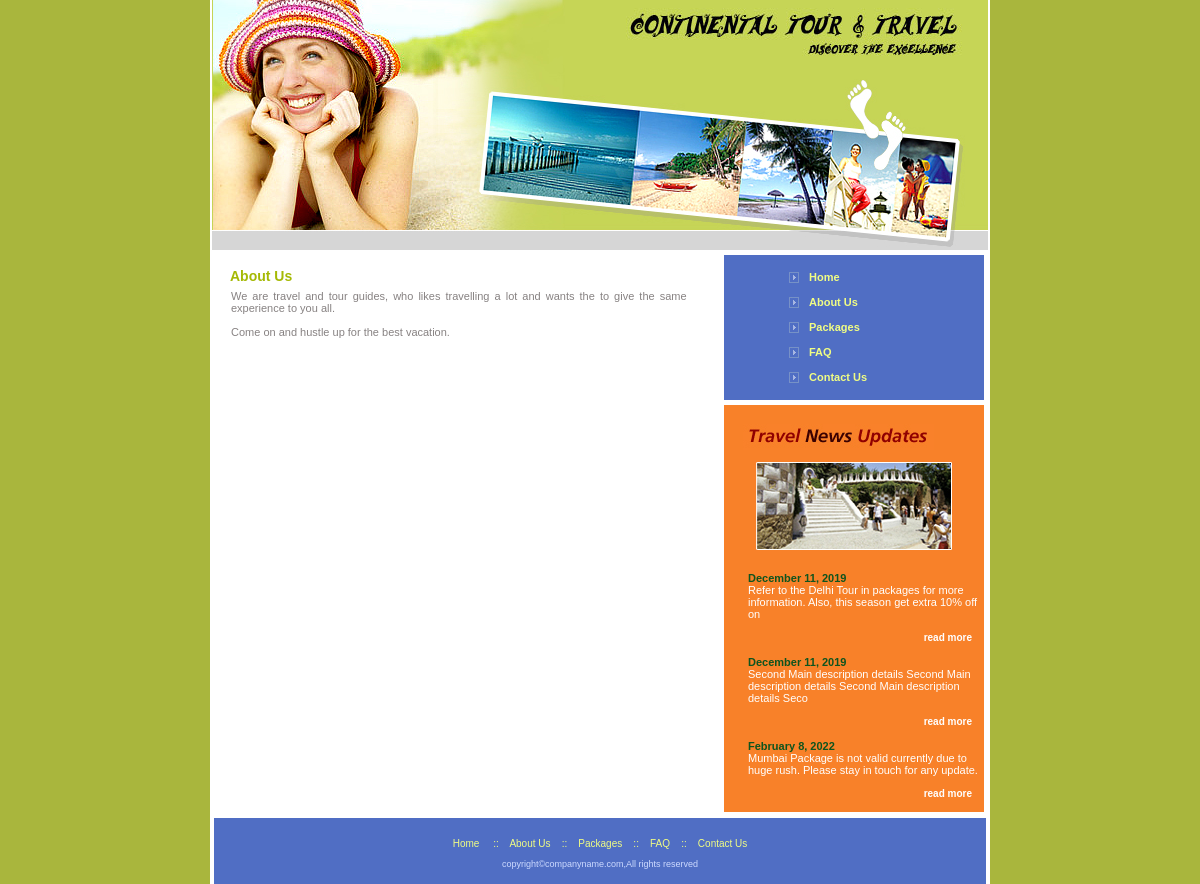
The page /aboutus.php on the database its author committed.
### tables this page shows
CREATE TABLE `travel_content` (
  `id` int(11) NOT NULL,
  `name` varchar(225) NOT NULL,
  `content` text NOT NULL
);

CREATE TABLE `travel_news` (
  `id` int(11) NOT NULL,
  `title` text NOT NULL,
  `details` text NOT NULL,
  `created_at` date NOT NULL
);

### body_right.php (the view)
<table width="100%" cellspacing="0" cellpadding="0">
          <tr>
            <td align="right" valign="top" style="padding-right:6px;"><table width="260" cellpadding="0" cellspacing="0" bgcolor="#506EC4">
              <tr>
                <td style="padding-top:10px; padding-bottom:10px;">
				<div class="menu"><a href="index.php">Home</a></div>
				<div class="menu"><a href="aboutus.php">About Us</a></div>
				<div class="menu"><a href="packages.php">Packages</a></div>
				<div class="menu"><a href="faq.php">FAQ</a></div>
				<div class="menu"><a href="contactus.php">Contact Us</a></div>				</td>
              </tr>
            </table></td>
          </tr>
          <tr>
            <td align="right" valign="top" style="padding-right:6px; padding-top:5px;">
			<table width="260" cellpadding="0" cellspacing="0" bgcolor="#F88129">
              <tr>
                <td align="left" valign="top" style="padding-top:19px; padding-left:19px;"><img src="images/index_20.jpg" width="191" height="26" alt="" /></td>
              </tr>
			    <tr>
                <td align="center" valign="top" style="padding-top:12px;
				padding-bottom:12px;"><img src="images/index_45.jpg" width="196" height="88" alt="" /></td>
              </tr>
			  <tr>
			  <td align="left" valign="top" style="color:#FFFFFF; padding-left:24px; padding-top:10px; padding-right:4px;">
             	<marquee direction="up"  height="352" scrolldelay="200" >
				<?php
				while($row_news=mysqli_fetch_array($rs_news))
				{
				?>
					<span style="color:#0E541E; font-weight:bold;"><?php echo date("F j, Y",strtotime($row_news['created_at'])); ?></span><br />
					 <?php echo substr($row_news['details'],0,100); ?><br /><br />
				  <span  style="float:right;"><a href="newsdetails.php?id=<?php echo $row_news['id'] ?>" class="more2"  style="text-decoration:none;">read more </a></span><br /><br />
				  <?php
				  }
				  ?>
				</marquee>
			 </td>
			  </tr>
            </table></td>
          </tr>
        </table>

### body_content.php
<table width="94%" border="0" align="left" cellpadding="0" cellspacing="0">
          <tr>
            <td height="35" align="left" valign="middle" class="heading" style="padding-top:6px;"><?php echo $row_content['name'];?></td>
          </tr>
          <tr>
            <td valign="top" class="contentbody">
				<?php echo nl2br($row_content['content']);?>
              </td>
          </tr>
        </table>

### styles/style.css (style rules this page uses)
body { padding:0px; margin:0px; background-color:#A9B63D; }
td { font-family:Verdana, Arial, Helvetica, sans-serif; font-size:11px; color:#666666; }
.menu { font-family:Verdana, Arial, Helvetica, sans-serif; font-size:11px; font-weight:bold; text-align:left; color:#F0FD84; background-image:url(../images/index_07.jpg); background-repeat:no-repeat; background-position:65px; padding-left:85px; line-height:25px; }
.menu a { color:#F0FD84 ;text-decoration:none; }
.more2 { color:#ffffff; font-size:10px; font-weight:bold; padding-top:8px; padding-bottom:8px; padding-right:8px; }
.heading { color:#E91B01; padding-left:20px; font-weight:bold; font-size:14px; }
.contentbody { color:#878282; padding-left:21px; text-align:justify; }
.heading { color:#A5B905; font-weight:bold; font-size:14px; }

### rows shown on the page
travel_content: name "About Us", content "We are travel and tour guides, who likes travelling a lot and wants the to give the same experience to you all. Come on and hustle up for the best vacation."
travel_news: created_at "December 11, 2019", details "Refer to the Delhi Tour in packages for more information. Also, this season get extra 10% off on"
travel_news: created_at "December 11, 2019", details "Second Main description details Second Main description details Second Main description details Seco"
travel_news: created_at "February 8, 2022", details "Mumbai Package is not valid currently due to huge rush. Please stay in touch for any update."
